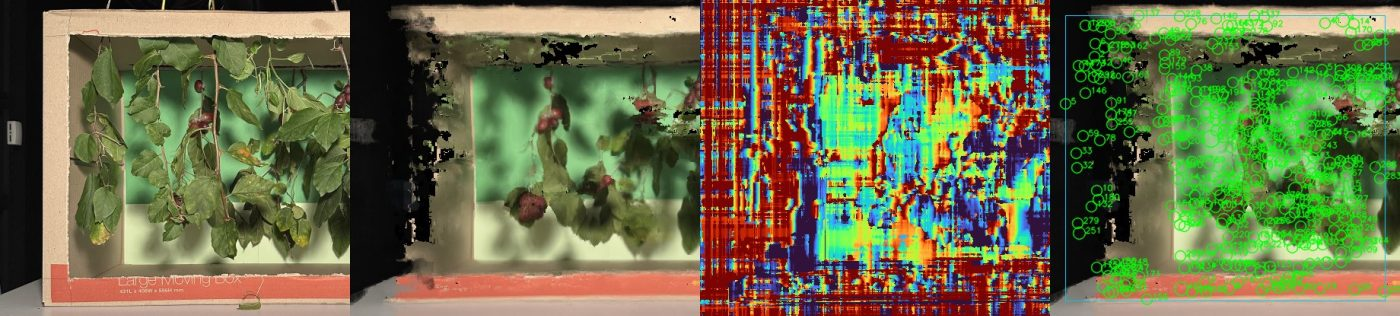
#> input picture has_sai/results/real/five_branches_montage.jpg, 1400 x 316 px; its folder holds only this picture in this run
$ python run_real.py --images results/real
#> lines starting #> are read from the running program, lines starting #| are printed output that depends on the picture
### has_sai/sai/camera.py
"""
camera.py - cameras, rail rigs, COLMAP model readers and plane-induced homographies.

Conventions (OpenCV): pixel (u, v) with v down; camera frame X right, Y down,
Z forward.  A view stores the world->camera transform X_cam = R X_world + t,
so its centre is C = -R^T t.  The world frame is the reference camera frame,
so the reference view has R = I, t = 0.

Plane-induced homography
------------------------
For the fronto-parallel plane n^T X = d of the reference frame (n = [0, 0, 1],
d = depth), a reference pixel p maps into view j by

    p_j ~ K_j (R_j + t_j n^T / d) K_ref^-1 p,

because X_j = R_j X + t_j and n^T X / d = 1 on the plane.  This is the
synthetic-aperture refocusing warp; for a camera that only translates along
the rail it reduces to a pure shift of f * x_j / d pixels.

Dependencies: numpy, opencv-python (and the Python standard library).
"""

import glob
import json
import os
import struct

import cv2
import numpy as np


IMAGE_EXT = (".png", ".jpg", ".jpeg", ".tif", ".tiff", ".bmp")


class View:
    """One photo: image (float32 BGR in [0, 1]), intrinsics K, world->camera R, t."""

    def __init__(self, name, image, K, R, t):
        self.name = name
        self.image = image
        self.K = np.asarray(K, np.float64)
        self.R = np.asarray(R, np.float64)
        self.t = np.asarray(t, np.float64).reshape(3)

    # [4 lines left out: function C, not called in this run]

    @property
    def shape(self):
        return self.image.shape[:2]


class Rig:
    """A set of views with one reference view (index `ref`)."""

    def __init__(self, views, ref):
        self.views = views
        self.ref = ref

    def __len__(self):
        return len(self.views)

    # [11 lines left out: functions baselines, subset, not called in this run]


# ---------------------------------------------------------------------------
# Scaling and image loading
# ---------------------------------------------------------------------------
def scale_K(K, s):
    """Intrinsics of an image resized by factor s (pixel-centre convention)."""
    K2 = np.array(K, np.float64).copy()
    K2[0, 0] *= s
    K2[1, 1] *= s
    K2[0, 2] = s * (K2[0, 2] + 0.5) - 0.5
    K2[1, 2] = s * (K2[1, 2] + 0.5) - 0.5
    return K2


def read_image(path, scale=1.0):
    """Read an image as float32 BGR in [0, 1], resized by `scale` with area averaging."""
    im = cv2.imread(path, cv2.IMREAD_COLOR)
    if im is None:
        raise FileNotFoundError(f"cannot read image {path}")
    if scale != 1.0:
        im = cv2.resize(im, (int(round(im.shape[1] * scale)), int(round(im.shape[0] * scale))),
                        interpolation=cv2.INTER_AREA)
    return im.astype(np.float32) / 255.0


def list_images(folder):
    """Sorted image paths in a folder (natural order of the file names)."""
    paths = [p for p in glob.glob(os.path.join(folder, "*")) if p.lower().endswith(IMAGE_EXT)]
    return sorted(paths)


# [65 lines left out: functions normalise_exposure, load_synthetic_rig, not called in this run]


# ---------------------------------------------------------------------------
# COLMAP sparse models (text or binary), no pycolmap required
# ---------------------------------------------------------------------------
_COLMAP_MODELS = {0: ("SIMPLE_PINHOLE", 3), 1: ("PINHOLE", 4), 2: ("SIMPLE_RADIAL", 4),
                  3: ("RADIAL", 5), 4: ("OPENCV", 8), 5: ("OPENCV_FISHEYE", 8),
                  6: ("FULL_OPENCV", 12), 7: ("FOV", 5), 8: ("SIMPLE_RADIAL_FISHEYE", 4),
                  9: ("RADIAL_FISHEYE", 5), 10: ("THIN_PRISM_FISHEYE", 12)}


# [80 lines left out: functions _qvec_to_R, _camera_K_dist, read_colmap_model, not called in this run]


def find_colmap_model(root):
    """Search `root` recursively for a folder holding a COLMAP sparse model; None if absent."""
    for dirpath, _, files in os.walk(root):
        names = set(files)
        if ({"cameras.bin", "images.bin"} <= names) or ({"cameras.txt", "images.txt"} <= names):
            return dirpath
    return None


# [108 lines left out: functions rig_from_colmap, relative_pose, plane_homography, warp_by_homography, depth_maps_to_remap, inverse_depth_samples, not called in this run]


# ---------------------------------------------------------------------------
# EXIF focal length (JPEG only), without extra libraries
# ---------------------------------------------------------------------------
def exif_focal_35mm(path):
    """
    FocalLengthIn35mmFilm (EXIF tag 0xA405) of a JPEG, or None.

    Minimal TIFF/EXIF walk: APP1 'Exif' segment -> IFD0 -> Exif sub-IFD (0x8769).
    """
    try:
        with open(path, "rb") as f:
            data = f.read(256 * 1024)
    except OSError:
        return None
    i = data.find(b"Exif\x00\x00")
    if i < 0:
        return None
    t = data[i + 6:]
    if t[:2] == b"II":
        end = "<"
    elif t[:2] == b"MM":
        end = ">"
    else:
        return None

    def u16(o):
        return struct.unpack(end + "H", t[o:o + 2])[0]

    def u32(o):
        return struct.unpack(end + "I", t[o:o + 4])[0]

    def ifd_entries(off):
        n = u16(off)
        for k in range(n):
            e = off + 2 + 12 * k
            yield u16(e), u16(e + 2), u32(e + 4), e + 8

    try:
        exif_off = None
        for tag, typ, cnt, vo in ifd_entries(u32(4)):
            if tag == 0x8769:
                exif_off = u32(vo)
        if exif_off is None:
            return None
        for tag, typ, cnt, vo in ifd_entries(exif_off):
            if tag == 0xA405:
                return float(u16(vo))
    except (struct.error, IndexError):
        return None
    return None


def K_from_35mm(f35, width, height):
    """
    Pinhole K from a 35 mm-equivalent focal length.  The equivalence is defined on
    the image diagonal (43.27 mm for the 36 x 24 mm frame), so
    f_px = f35 * sqrt(W^2 + H^2) / 43.27.  Principal point at the image centre.
    """
    f = f35 * np.hypot(width, height) / np.hypot(36.0, 24.0)
    return np.array([[f, 0, (width - 1) / 2.0], [0, f, (height - 1) / 2.0], [0, 0, 1]], np.float64)

### has_sai/sai/rail_sfm.py
"""
rail_sfm.py - camera poses of a rail capture with OpenCV only (no COLMAP needed).

Structure from motion specialised to a camera on a straight rail:

1. SIFT features (Lowe 2004) in every photo, matched between every pair with
   Lowe's ratio test and a mutual-nearest check.
2. Geometric verification of each pair with the essential matrix
   (cv2.findEssentialMat, RANSAC; Nister 2004).  Pure translation along the
   rail is not degenerate for E (it is the skew matrix of t).
3. Tracks: verified matches are chained across photos with union-find; a track
   holding two keypoints of the same photo is dropped.
4. Initialisation from the widest reliable pair through the reference photo
   (cv2.recoverPose), scaled so the two centres are the known rail distance
   apart; tracks seen by both are triangulated.
5. Incremental registration of the remaining photos with cv2.solvePnPRansac,
   then alternating refinement: N-view DLT re-triangulation of every track and
   iterative PnP of every camera (a light bundle adjustment).  The reference
   camera stays fixed (it is the world frame).
6. Metric scale: the mean distance between consecutive camera centres is set
   to the rail spacing (50 mm), so depths come out in metres.

Diagnostics (reprojection error, straightness of the camera path, spacing
error) are returned so the rail quality can be reported.

Intrinsics must be known (COLMAP, EXIF 35 mm-equivalent focal length or a
calibration): a camera that only translates cannot calibrate itself.

Dependencies: numpy, opencv-python.
"""

import numpy as np
import cv2


PRIOR_WEIGHT = 1.0   # weight of the per-step rail prior (1 mm of step error ~ 1 px)


class _UnionFind:
    def __init__(self):
        self.p = {}

    # [14 lines left out: functions find, union, not called in this run]


def detect_features(gray_images, n_features=0):
    """SIFT keypoints (pixel coordinates) and descriptors for every image."""
    sift = cv2.SIFT_create(nfeatures=n_features, contrastThreshold=0.01)
    out = []
    for g in gray_images:
        kp, des = sift.detectAndCompute(g, None)
        pts = np.array([k.pt for k in kp], np.float64).reshape(-1, 2)
        out.append((pts, des))
    return out


# [193 lines left out: functions match_pair, triangulate_nview, solve_centre_translation_only, global_known_rotation_ls, global_translation_ls, refine_rotations, not called in this run]


def estimate_rail_poses(gray_images, K, spacing, ref=None, max_pair_gap=None, n_iter=5, verbose=True,
                        model="auto", n_features=0):
    """
    Poses (R_i, t_i, world = reference camera frame) of a rail capture.

    Inputs:  gray_images (uint8 list, same size), K (3x3 for that size),
             spacing (rail step, metres), ref (reference index, default centre),
             model "translation" (rail prior: a rigid carriage does not rotate, so
             every R_i = I and only the centres are estimated; removes the
             rotation-translation ambiguity of a short lateral baseline),
             "auto" (default: also fit per-photo rotations by alternating PnP with
             the global known-rotation solve, and keep them only if they cut the
             reprojection RMSE by more than 20 %) or "full" (sequential PnP only);
             max_pair_gap limits matching to photos at most that many rail steps
             apart (None = every pair; 28 photos make 378 pairs, which is slow);
             n_features caps SIFT features per photo (0 = no cap).
    Output:  dict(R=[...], t=[...], points (M x 3), diagnostics).
    """
    n = len(gray_images)
    ref = n // 2 if ref is None else ref
    feats = detect_features(gray_images, n_features)
    pairs = {}
    for i in range(n):
        for j in range(i + 1, n):
            if max_pair_gap is not None and j - i > max_pair_gap:
                continue
            a, b = match_pair(feats[i][1], feats[j][1])
            if len(a) < 30:
                continue
            p1, p2 = feats[i][0][a], feats[j][0][b]
            E, inl = cv2.findEssentialMat(p1, p2, K, method=cv2.RANSAC, prob=0.999, threshold=1.0)
            if E is None or inl is None:
                continue
            inl = inl.ravel().astype(bool)
            if inl.sum() < 25:
                continue
            pairs[(i, j)] = (a[inl], b[inl])
    if verbose:
        print(f"    rail SfM: {len(pairs)} verified pairs, "
              f"median {int(np.median([len(v[0]) for v in pairs.values()])) if pairs else 0} inliers")
    # tracks by union-find over (image, keypoint)
    uf = _UnionFind()
    for (i, j), (a, b) in pairs.items():
        for x, y in zip(a, b):
            uf.union((i, int(x)), (j, int(y)))
    groups = {}
    for node in list(uf.p.keys()):
        groups.setdefault(uf.find(node), []).append(node)
    tracks = []
    for nodes in groups.values():
        imgs = [nd[0] for nd in nodes]
        if len(nodes) >= 2 and len(set(imgs)) == len(imgs):
            tracks.append({im: kp for im, kp in nodes})
    # initial pair: reference with the farthest well-matched photo
    best = None
    for (i, j), (a, b) in pairs.items():
        if ref not in (i, j):
            continue
        other = j if i == ref else i
        score = len(a) * abs(other - ref)
        if best is None or score > best[0]:
            best = (score, other)
    if best is None:
        raise RuntimeError("no verified pair through the reference photo")
    other = best[1]
    key = (min(ref, other), max(ref, other))
    a, b = pairs[key]
    p_ref = feats[ref][0][a if key[0] == ref else b]
    p_oth = feats[other][0][b if key[0] == ref else a]
    _, R, t, _ = cv2.recoverPose(cv2.findEssentialMat(p_ref, p_oth, K, cv2.RANSAC, 0.999, 1.0)[0],
                                 p_ref, p_oth, K)
    t = t.ravel() / np.linalg.norm(t) * spacing * abs(other - ref)
    Rs = [None] * n
    ts = [None] * n
    Rs[ref], ts[ref] = np.eye(3), np.zeros(3)
    Rs[other], ts[other] = R, t
    P = lambda i: K @ np.hstack([Rs[i], ts[i].reshape(3, 1)])
    pts3 = {}

    # [20 lines left out: function retriangulate, not called in this run]

    retriangulate()
    order = sorted([i for i in range(n) if Rs[i] is None], key=lambda i: abs(i - ref))
    for i in order:
        obj, img = [], []
        for ti, X in pts3.items():
            if i in tracks[ti]:
                obj.append(X)
                img.append(feats[i][0][tracks[ti][i]])
        if len(obj) < 12:
            continue
        ok, rvec, tvec, inl = cv2.solvePnPRansac(np.array(obj), np.array(img), K, None,
                                                 reprojectionError=2.0, iterationsCount=2000,
                                                 flags=cv2.SOLVEPNP_EPNP)
        if not ok:
            continue
        Rs[i] = cv2.Rodrigues(rvec)[0]
        ts[i] = tvec.ravel()
        retriangulate()
    missing = [i for i in range(n) if Rs[i] is None]
    if missing:
        raise RuntimeError(f"could not register photos {missing}")
    if model == "translation":
        # rail prior: keep only the centres, set every rotation to the identity
        Cs = [-Rs[i].T @ ts[i] for i in range(n)]
        Rs = [np.eye(3) for _ in range(n)]
        ts = [-C for C in Cs]
    # alternating refinement (light bundle adjustment), reference fixed
    for _ in range(n_iter if model == "full" else 0):
        retriangulate()
        for i in range(n):
            if i == ref:
                continue
            obj, img = [], []
            for ti, X in pts3.items():
                if i in tracks[ti]:
                    obj.append(X)
                    img.append(feats[i][0][tracks[ti][i]])
            rvec = cv2.Rodrigues(Rs[i])[0]
            ok, rvec, tvec = cv2.solvePnP(np.array(obj), np.array(img), K, None, rvec,
                                          ts[i].reshape(3, 1).copy(), True, cv2.SOLVEPNP_ITERATIVE)
            if ok:
                Rs[i] = cv2.Rodrigues(rvec)[0]
                ts[i] = tvec.ravel()
        # metric scale from the rail spacing
        C = np.array([-Rs[i].T @ ts[i] for i in range(n)])
        s = spacing / np.mean(np.linalg.norm(np.diff(C, axis=0), axis=1))
        ts = [t_ * s for t_ in ts]
        for ti in pts3:
            pts3[ti] = pts3[ti] * s
    if model in ("translation", "auto"):
        retriangulate()
        Cs, pts_new, rmse_t = global_translation_ls(K, tracks, feats, n, ref, spacing, pts3,
                                                    [-t_ for t_ in ts])
        ts = [-C for C in Cs]
        pts3.clear()
        pts3.update(pts_new)
        chosen = "translation"
        rmse_r = None
        if model == "auto":
            # does letting each photo rotate explain the tracks clearly better?
            Rr, tr_, Xr, rmse_r = refine_rotations(K, tracks, feats, n, ref, spacing, dict(pts3), Rs, ts)
            if rmse_r is not None and rmse_t is not None and rmse_r < 0.8 * rmse_t and rmse_t > 0.4:
                Rs, ts, chosen = Rr, tr_, "rotation"
                pts3.clear()
                pts3.update(Xr)
        model_info = dict(model_chosen=chosen, rmse_translation_only=rmse_t, rmse_with_rotation=rmse_r)
    retriangulate()
    # diagnostics
    errs = []
    for ti, X in pts3.items():
        for im, kp in tracks[ti].items():
            xc = Rs[im] @ X + ts[im]
            uv = (K @ xc)[:2] / xc[2]
            errs.append(np.linalg.norm(uv - feats[im][0][kp]))
    C = np.array([-Rs[i].T @ ts[i] for i in range(n)])
    _, _, Vt = np.linalg.svd(C - C.mean(0))
    off_line = (C - C.mean(0)) - np.outer((C - C.mean(0)) @ Vt[0], Vt[0])
    steps = np.linalg.norm(np.diff(C, axis=0), axis=1)
    rot_deg = [float(np.degrees(np.arccos(np.clip((np.trace(R) - 1) / 2, -1, 1)))) for R in Rs]
    diag = dict(n_points=len(pts3), reproj_rmse_px=float(np.sqrt(np.mean(np.square(errs)))) if errs else None,
                **(model_info if model in ("translation", "auto") else dict(model_chosen="full")),
                path_straightness_mm=float(np.sqrt(np.mean(np.sum(off_line ** 2, 1))) * 1e3),
                spacing_mm=(steps * 1e3).round(2).tolist(), rotation_deg=np.round(rot_deg, 3).tolist())
    # stage gate: every consecutive step should be close to the rail spacing
    bad = [k for k, st in enumerate(steps) if not (0.7 * spacing <= st <= 1.3 * spacing)]
    diag["spacing_gate_failed_steps"] = bad
    if bad:
        print(f"    WARNING rail SfM: steps {bad} are outside 70-130 % of the {spacing*1e3:.0f} mm spacing")
    if verbose:
        print(f"    rail SfM: {len(pts3)} points, reprojection RMSE {diag['reproj_rmse_px']:.2f} px, "
              f"path deviation from a line {diag['path_straightness_mm']:.2f} mm")
    return dict(R=Rs, t=ts, points=np.array(list(pts3.values())), diagnostics=diag)

### has_sai/run_real.py
"""
run_real.py - occlusion-aware synthetic aperture and colour-free counting on a real rail capture.

Run from any folder.  With no arguments it searches for captures in the
team's data folders (repo data/ and has_sai/data/real/) and processes each:

    python3 run_real.py
    python3 run_real.py --images "../data/Sequence 1/images" --spacing 0.05
    python3 run_real.py --images photos/ --clean photos_no_foliage/ --labels labels_ref.csv

A capture is a folder of photos taken left to right along the rail (file
names sort in rail order).  Poses come from, in order of preference:
  1. a COLMAP sparse model found inside the capture folder (cameras/images .bin
     or .txt; the dense/0 undistorted layout is preferred when present),
  2. the OpenCV rail structure from motion of sai/rail_sfm.py, with K from
     --fx-full, else the EXIF 35 mm-equivalent focal length, else 26 mm.
The rail spacing (--spacing, default 0.05 m) fixes the metric scale.

Outputs (results/real/<capture>/): leaf-free image, depth map, foliage masks,
detection overlay, detections.csv (pixel and 3-D positions), a coloured point
cloud of the leaf-free surface (leaf_free_cloud.ply) and summary.json.
With --clean (the same rail positions without foliage) the leaf-free image is
compared with the clean centre photo (PSNR/SSIM after ECC alignment) and the
clean capture is counted too.  With --labels (CSV of x_px, y_px in
full-resolution pixels of the centre photo) precision/recall/F1 are reported.

Dependencies: numpy, opencv-python.
"""

import argparse
import csv
import glob
import json
import os
import sys
import time

import numpy as np
import cv2

HERE = os.path.dirname(os.path.abspath(__file__))
sys.path.insert(0, HERE)

from sai import camera, pipeline, detect, evaluate, rail_sfm  # noqa: E402

REPO = os.path.dirname(HERE)


# [15 lines left out: function find_captures, not called in this run]


def build_rig(image_dir, search_root, scale, spacing, fx_full, ref, poses, args=None):
    """Rig with poses from COLMAP (if available) or the OpenCV rail SfM."""
#> called with image_dir = 'results/real', search_root = 'results/real', scale = 0.25, spacing = 0.05, poses = 'auto'
    info = {}
    model = None
    if poses in ("auto", "colmap"):
        dense = os.path.join(os.path.dirname(image_dir), "sparse")
        if os.path.isdir(dense) and camera.find_colmap_model(dense):
            model = camera.find_colmap_model(dense)
        else:
            model = camera.find_colmap_model(search_root)
    if model is not None:
        rig = camera.rig_from_colmap(image_dir, model, scale=scale, ref=ref, spacing=spacing)
        info["poses"] = f"COLMAP model {os.path.relpath(model, REPO)}"
        return rig, info
    if poses == "colmap":
        raise FileNotFoundError("no COLMAP model found")
    paths = camera.list_images(image_dir)
    first = cv2.imread(paths[0], cv2.IMREAD_COLOR)
#> first is the input picture: shape (316, 1400, 3); mean B, G, R 74, 109.7, 107.3
    H, W = first.shape[:2]
    if fx_full:
        K = np.array([[fx_full, 0, (W - 1) / 2], [0, fx_full, (H - 1) / 2], [0, 0, 1]], np.float64)
        info["K_source"] = "--fx-full"
    else:
        f35 = camera.exif_focal_35mm(paths[0])
        info["K_source"] = f"EXIF 35 mm equivalent {f35} mm" if f35 else "default 26 mm equivalent (no EXIF)"
        K = camera.K_from_35mm(f35 or 26.0, W, H)
    views = [camera.View(os.path.basename(p), camera.read_image(p, scale), camera.scale_K(K, scale),
                         np.eye(3), np.zeros(3)) for p in paths]
#> in read_image, `im = cv2.resize(im, (int(round(im.shape[1] * scale)), int(round(im.sha..`:
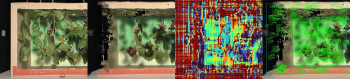
#> im: shape (79, 350, 3); mean B, G, R 74, 109.7, 107.3
#> (the rest of the program and of its run is left out)
